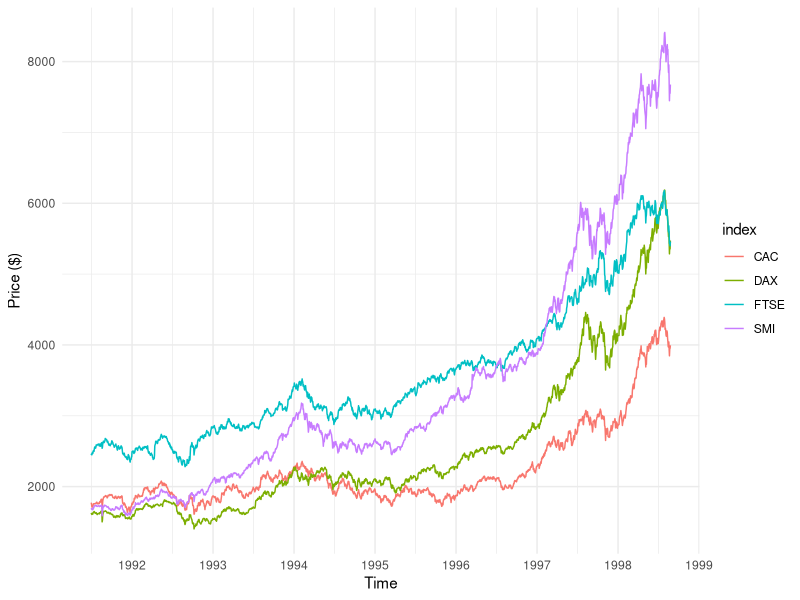
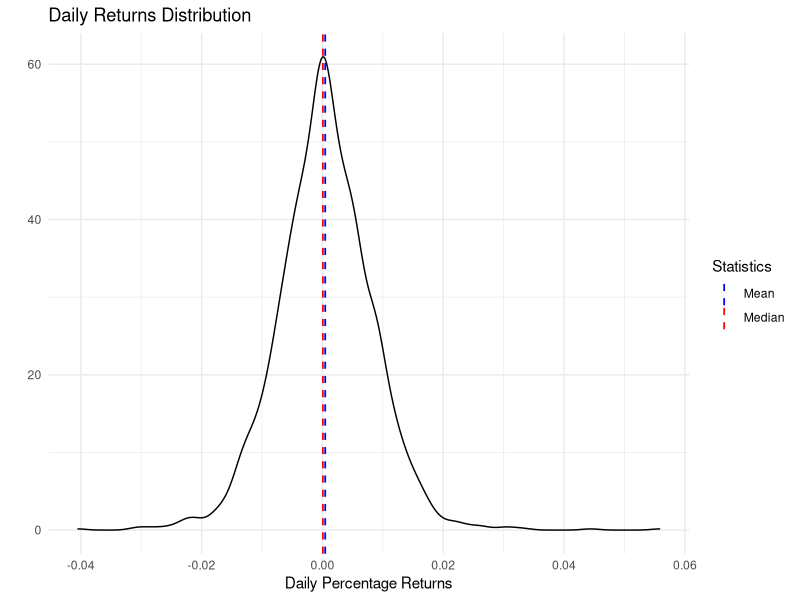

These figures' R source, in order:
## ---- chunk 1
#| echo: false
#| output: false
#| label: Library_Importing

# Import necessary libraries
library(tidyr) # For data manipulation
library(dplyr) # For data manipulation
library(knitr) # For creating nice markdown tables
library(ggplot2) # For creating nice plots
## ---- chunk 2
#| echo: false
#| label: Data_Manipulation

# Import data
data('EuStockMarkets')

# Show first few rows of data
kable(head(EuStockMarkets), caption='Daily Close Price for EU Indices')

# Add dates column to dataframe for plotting purposes
data("EuStockMarkets")
stocks = as.data.frame(EuStockMarkets) |>
  gather(index, price) |>
  mutate(time = rep(time(EuStockMarkets), 4))
## ---- chunk 3
#| fig-cap: "Stock Price of Major EU Indices between 1991-1998"
#| label: Daily_Price_Plot
#| echo: false

# Create line plot for daily price of each of the 4 indices
# Ensure each index has a different coloured line
ggplot(data=stocks, aes(x=time, y=price, colour=index)) +
  geom_line() + 
  labs(x='Time', y='Price ($)') +
  theme_minimal() +
  scale_x_continuous(breaks=seq(1991,1999,1),
                   labels=seq(1991,1999,1)) # Ensure axis ticks for each year
## ---- chunk 4
#| echo: false
#| label: Returns_Distribution
#| fig-cap: "Distribution of Daily Returns for FTSE as a Percentage"

# Find Daily Percentage Return
prices = as.data.frame(EuStockMarkets)$FTSE
ret = exp(diff(log(prices))) - 1

# Create density plot for daily returns
ggplot(as.data.frame(ret), aes(x=ret)) +
  geom_density() +
  geom_vline(aes(xintercept=mean(ret), color="Mean"), 
             linetype="dashed", linewidth=0.6) + # Add line at returns mean
  geom_vline(aes(xintercept=median(ret), color="Median"), 
             linetype="dashed", linewidth=0.6) + # Add line at returns median
  # Add legend for mean and median lines
  scale_color_manual(name = "Statistics", values=c(Mean="blue",Median="red")) +
  labs(x='Daily Percentage Returns', y='', title='Daily Returns Distribution') +
  theme_minimal()

